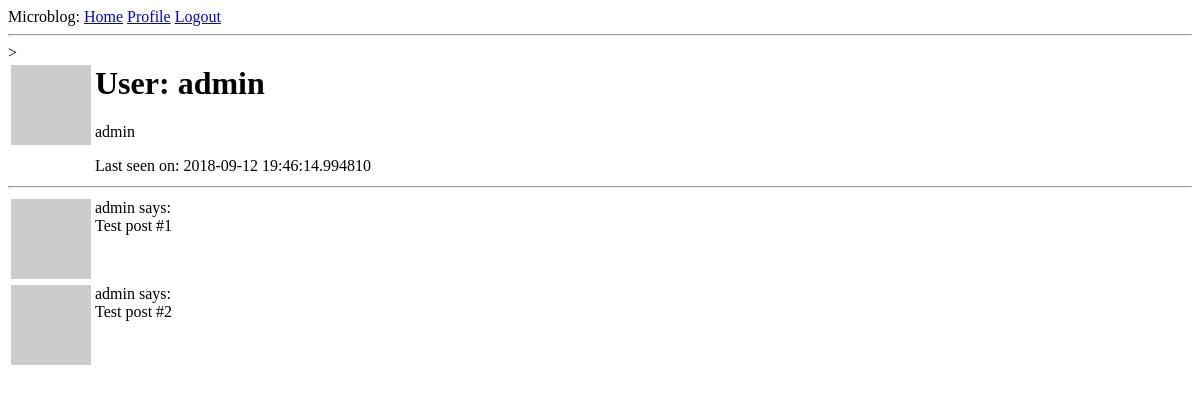
Page /user/admin (signed in) on the earlier database version.
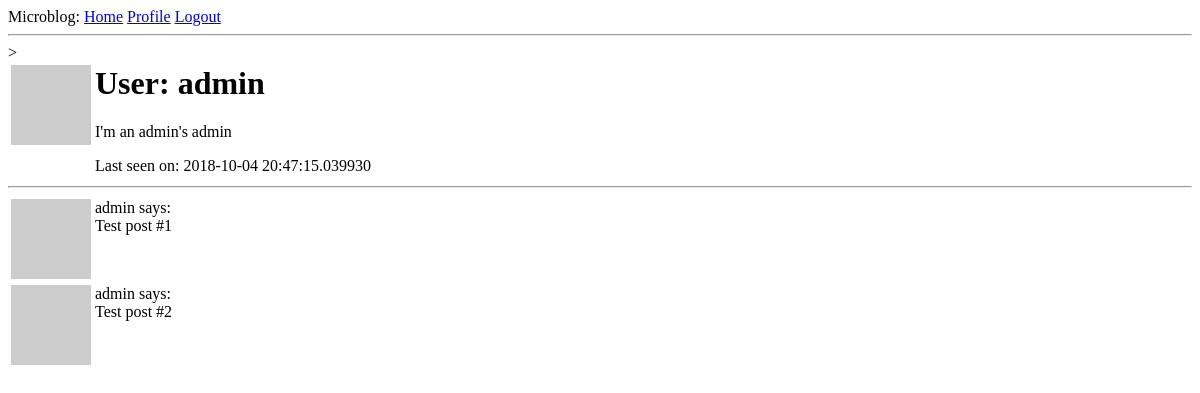
Same page on the later database version.
### app/models.py (models this page shows, shortened)
class User(UserMixin, db.Model):
    id = db.Column(db.Integer, primary_key=True)
    username = db.Column(db.String(64), index=True, unique=True)
    email = db.Column(db.String(120), index=True, unique=True)
    password_hash = db.Column(db.String(128))
    posts = db.relationship("Post", backref="author", lazy="dynamic")
    about_me = db.Column(db.String(140))
    last_seen = db.Column(db.DateTime, default=datetime.utcnow)
    def avatar(self, size):
        digest = md5(self.email.lower().encode("utf-8")).hexdigest()
        return "https:/www.gravatar.com/avatar/{}?d=identicon&s={}".format(
            digest, size)

### app/routes.py (the view)
@app.route('/user/<username>')
@login_required
def user(username):
    user = User.query.filter_by(username=username).first_or_404()
    posts = [
        {'author': user, 'body': 'Test post #1'},
        {'author': user, 'body': 'Test post #2'}
    ]
    return render_template('user.html', user=user, posts=posts)

### app/models.py (called while the page is built)
@login.user_loader
def load_user(id):
    return User.query.get(int(id))

### app/routes.py (called while the page is built)
@app.before_request
def before_request():
    if current_user.is_authenticated:
        current_user.last_seen = datetime.utcnow()
        db.session.commit()

### app/templates/user.html (shortened to what this page needs)
{% extends "base.html" %}
{% block content %}
    <table>
        <tr valign="top">
            <td><img src="{{ user.avatar(128) }}"></td>
            <td>
                <h1>User: {{ user.username }}</h1>
                {% if user.about_me %}<p>{{ user.about_me }}</p>{% endif%}
                {% if user.last_seen %}<p>Last seen on: {{ user.last_seen }}</p>{% endif %}
            </td>>
        </tr>
    </table>
    <hr>
    {% for post in posts %}
        {% include "_post.html" %}
    {% endfor %}
{% endblock %}

### app/templates/base.html (shortened to what this page needs)
<html>
    <head>
    </head>
    <body>
        <div>
            Microblog:
            <a href="{{ url_for('index') }}">Home</a>
            {% if current_user.is_anonymous %}
            <a href="{{ url_for('login') }}">Login</a>
            {% else %}
            <a href="{{ url_for('user', username=current_user.username) }}">Profile</a>
            <a href="{{ url_for('logout') }}">Logout</a>
            {% endif %}
        </div>
        <hr>
        {% block content %}{% endblock %}
    </body>
</html>

### app/templates/_post.html
<table>
    <tr valign="top">
        <td><img src = "{{ post.author.avatar(36) }}"></td>
        <td>{{ post.author.username }} says:<br>{{ post.body }}</td>
    </tr>
</table>

Differences in the rows shown:
changed User "admin": about_me "admin" → "I'm an admin's admin"; last_seen "2018-09-12 19:46:14.994810" → "2018-10-04 20:47:15.039930"
